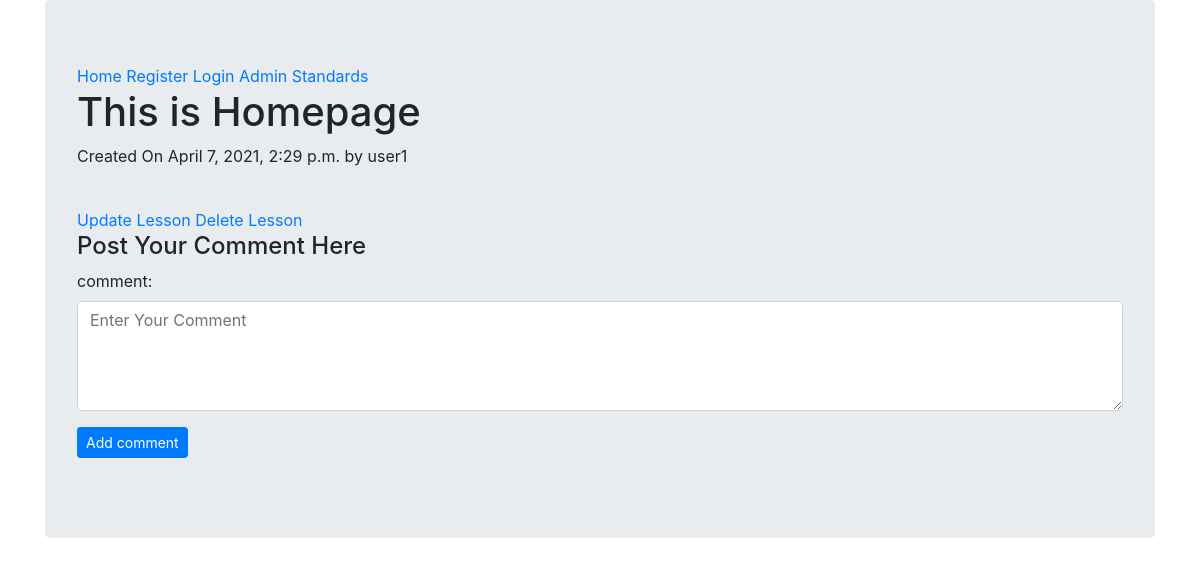
The page /curriculum/6th-class/physics-6th/introduction-to-physics/ on the database as committed earlier.
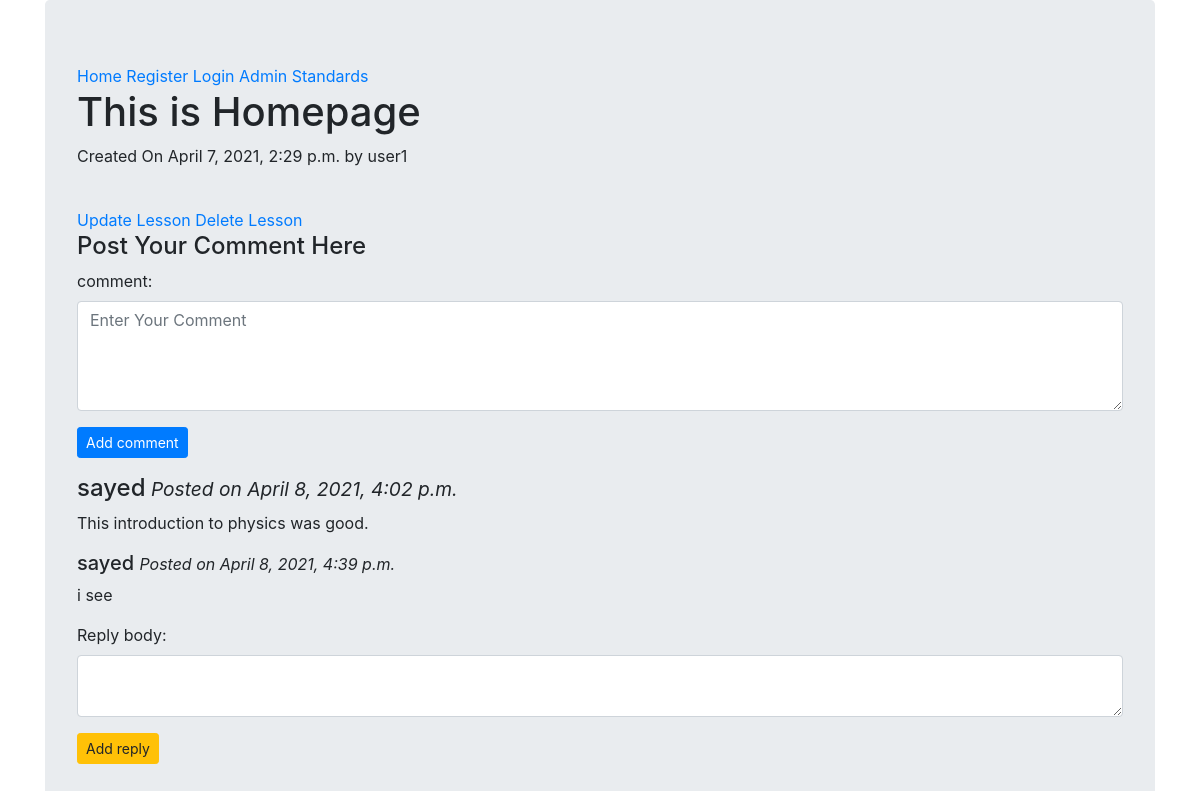
The same page on the database as committed later.
### curriculum/models.py (models this page shows, shortened)
class lesson(models.Model):
    lesson_id = models.CharField(max_length=100, unique=True)
    standard = models.ForeignKey(standard,on_delete=models.CASCADE)
    created_by = models.ForeignKey(User,on_delete=models.CASCADE)
    created_at = models.DateTimeField(auto_now_add=True)
    subject= models.ForeignKey(subject, on_delete=models.CASCADE, related_name='lessons')
    name = models.CharField(max_length=150)
    position = models.PositiveSmallIntegerField(verbose_name= 'Chapter No')
    slug = models.SlugField(null=True,blank=True)
    video = models.FileField(upload_to=save_lesson_files,verbose_name='video',blank=True,null=True)
    ppt = models.FileField(upload_to=save_lesson_files,verbose_name='ppt',blank=True)
    notes = models.FileField(upload_to=save_lesson_files,verbose_name='notes',blank=True)
    class Meta:
        ordering = ['position']

class comment(models.Model):
    lesson_name = models.ForeignKey(lesson,null=True,on_delete=models.CASCADE,related_name='comments')
    comment_name = models.CharField(max_length=150, blank=True)
    author = models.ForeignKey(User,on_delete=models.CASCADE)
    body =  models.TextField(max_length=500)
    date_added = models.DateTimeField(auto_now_add=True)
    class Meta:
        ordering = ['-date_added']

class reply(models.Model):
    comment_name = models.ForeignKey(comment,on_delete=models.CASCADE,related_name='replies')
    reply_body = models.TextField(max_length=500)
    author = models.ForeignKey(User, on_delete=models.CASCADE)
    date_added = models.DateTimeField(auto_now_add=True)

### curriculum/views.py (the view, shortened to what this page needs)
# urls.py: path('<str:standard>/<str:subject>/<slug:slug>/',views.lessonDetailView.as_view(),name='lesson_details'),
class lessonDetailView(DetailView, FormView):
    context_object_name = 'lessons'
    model = lesson
    template_name = 'curriculum/lesson_detail_view.html'
    form_class = commentForm
    second_form_class = replyForm
    '''
    send two forms to page-need to add to context
    see which one is posted
    take action on the form which is posted
    '''
    def get_context_data(self,**kwargs):
        context = super(lessonDetailView,self).get_context_data(**kwargs)
        if 'form' not in context :
            context['form'] =self.form_class()
        if 'form2' not in context :
            context['form2'] =self.second_form_class()
        return context

### curriculum/forms.py
class commentForm(forms.ModelForm):
    class Meta:
        model =comment
        fields = ('body',)
        labels = {"body": 'comment:'}
        widgets={
            'body': forms.Textarea(attrs={'class':'form-control', 'rows':4, 'cols':70, 'placeholder':"Enter Your Comment"}),
        }
    '''
    def __init__(self, *args, **kwargs):
        self.request = kwargs.pop('request', None)
        super(commentForm,self).__init__(*args, **kwargs)
    '''

class replyForm(forms.ModelForm):
    class Meta :
        model = reply
        fields= ('reply_body',)
        widgets={
            'reply_body': forms.Textarea(attrs={'class':'form-control', 'rows':2, 'cols':10}),
        }
    '''
    def __init__(self, *args, **kwargs):
        self.request = kwargs.pop('request', None)
        super(replyForm,self).__init__(*args, **kwargs)
    '''

### curriculum/templates/curriculum/lesson_detail_view.html (shortened to what this page needs)
{% extends 'homepage.html' %}
{% block content %}
    <p>Created On {{lessons.created_at}} by {{lessons.created_by}}</p> <br>
    <a href="{% url 'curriculum:lesson_update'  standard=lessons.standard.slug subject=lessons.subject.slug slug=lessons.slug %}">Update Lesson</a>
    <a href="{% url 'curriculum:lesson_delete'  standard=lessons.standard.slug subject=lessons.subject.slug slug=lessons.slug %}">Delete Lesson</a>
    <h4>Post Your Comment Here</h4>
    <form method="post">
        <div class="form-group">
            {{form.as_p}}
            <input type='submit' name="form" value='Add comment' class='btn btn-primary btn-sm'>
        </div>
    </form>
    {% for comment in lessons.comments.all %}
        <h4>{{comment.author}}<small><i> Posted on {{comment.date_added}}</i></small></h4>
        <p>{{comment.body}}</p>
            {% for reply in comment.replies.all %}
                <h5>{{reply.author}} <small><i> Posted on {{reply.date_added}}</i></small></h5>
                <p>{{reply.reply_body}}</p>
            {% endfor %}
            <form method='POST'>
                {{form2.as_p}}
                <input type="submit" name="form2" value="Add reply"class="btn btn-warning btn-sm">
            </form>
    {% endfor %}
{% endblock content %}

### templates/homepage.html (shortened to what this page needs)
<!DOCTYPE html>
<html lang="en">
<head>
    <link rel="stylesheet" href="https://stackpath.bootstrapcdn.com/bootstrap/4.5.2/css/bootstrap.min.css">
</head>
<body>
    <div class="container">
        <div class="jumbotron">
            <a href="{% url 'homepage' %}">Home</a>
            <a href="{% url 'register' %}">Register</a>
            {% if user.is_authenticated %}
                <a href="{% url 'logout' %}">Logout</a>
            {% else %}
                <a href="{% url 'login' %}">Login</a>
            {% endif %}
            <a href='{% url 'admin:index' %}'>Admin</a>
            <a href='{% url 'curriculum:standard_list' %}'>Standards</a>
            <h1>This is Homepage</h1>
            {% block content %}
            {% endblock content %}
        </div>
    </div>
</body>
</html>

Rows that differ between the two databases and show on the page:
added comment: author "sayed", date_added "April 8, 2021, 4:02 p.m.", body "This introduction to physics was good."
added reply: author "sayed", date_added "April 8, 2021, 4:39 p.m.", reply_body "i see"
